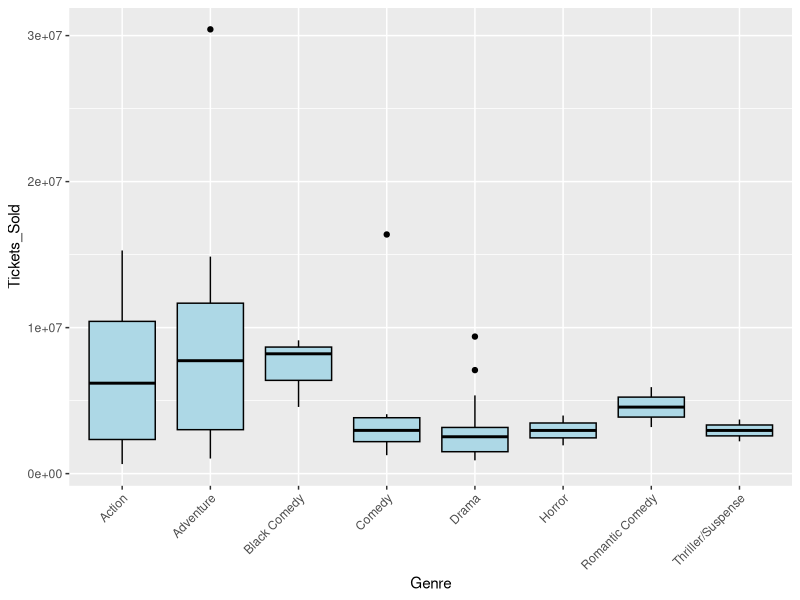
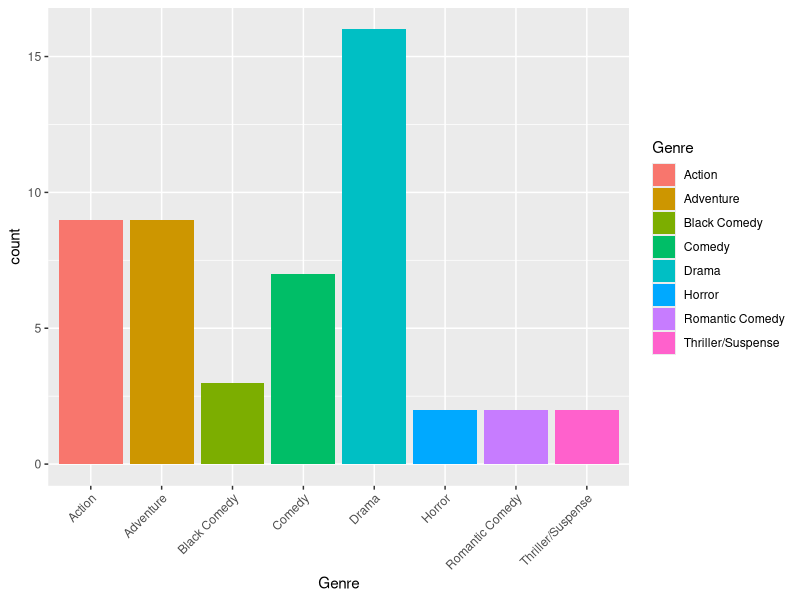
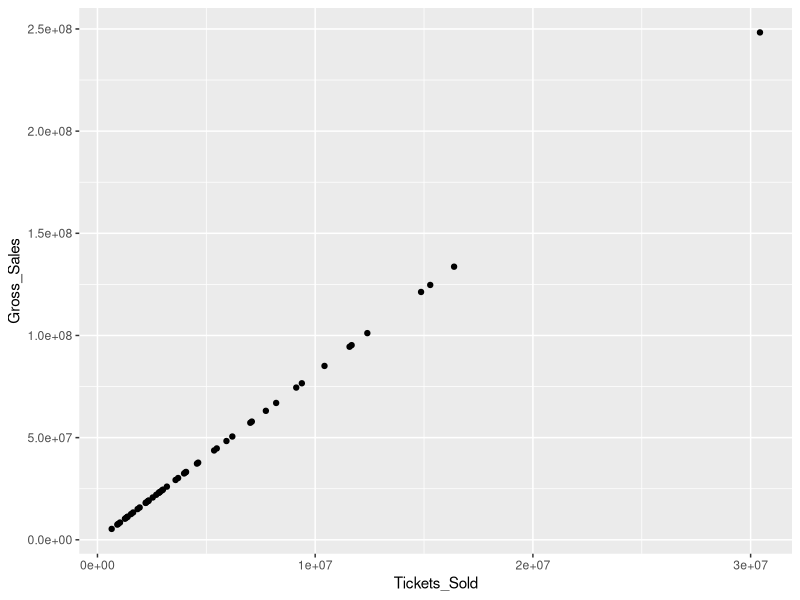

These charts were generated, in order, by the following R code:
library(dplyr)
library(ggplot2)
library(gridExtra)

# EXERCISE 1
# Part 1
# Question 1a
movies <- read.csv("datasets_exam/movies.csv")

# Question 1b
head(movies)

# Question 1c
colnames(movies)

# Question 1d
dim(movies)
nrow(movies)
ncol(movies)

# Part 2
# Question 2a
scat_ticket_gross <- movies %>% ggplot(aes(x = Tickets_Sold, y = Gross_Sales)) +
        geom_point() # proportional relationship since tickets bring money

# Question 2b
corr_scatter <- cor(movies$Tickets_Sold, movies$Gross_Sales) # expected since tickets bring money

# Part 3
# Question 3a
boxplot_all <- movies %>% ggplot(aes(x = Genre, y = Tickets_Sold)) +
        geom_boxplot(size = .5, color = "black", fill = "lightblue") +
        scale_x_discrete(guide = guide_axis(angle = 45))

# Question 3b
hist_genre <- movies %>% ggplot(aes(x = Genre, fill = Genre)) +
        geom_bar() +
        scale_x_discrete(guide = guide_axis(angle = 45)) +
        NULL

# Question 3c & Question 3d

nbins <- 25
hist_ticket_sales <- function(nbins) {
        movies %>% ggplot(aes(x = Tickets_Sold, fill = ..x..)) +
                geom_histogram(aes(y = ..count..), bins = nbins, color = "#555555") + # make slider for bins
                scale_fill_gradient2(low = "red", mid = "red", high = "green", midpoint = -.2 * 10^7, name = "Tickets sold") +
                stat_bin(aes(y = ..count.., label = ifelse(..count.. == 0, "", ..count..)), # display only nonzero bins
                        geom = "text", hjust = .6, vjust = -1, bins = nbins
                ) +
                scale_y_continuous(name = "Count")
}

# Question 3e --> waiting for answer from Silvia BOTTINI
# movies %>% ggplot(aes(x=Genre, y=Tickets_Sold)) +
# NULL

# Exercise 4
# Question 4a - average number of tickets sold
av_ticket_genre <- function() {
        return(movies %>%
                group_by(Genre) %>%
                summarise(average_tickets_sold = mean(Tickets_Sold, na.rm = TRUE)))
}
av_ticket_genre()

# Question 4b - average gross sales
av_sales_genre <- function() {
        return(movies %>%
                group_by(Genre) %>%
                summarise(average_gross_sales = mean(Gross_Sales, na.rm = TRUE)))
}
av_sales_genre()

# Exercise 5
av_ticket_distr <- function() {
        return(movies %>%
                group_by(Distributor) %>%
                summarise(average_tickets_sold = mean(Tickets_Sold, na.rm = TRUE)))
}
av_ticket_distr()

av_sales_distr <- function() {
        return(movies %>%
                group_by(Distributor) %>%
                summarise(average_gross_sales = mean(Gross_Sales, na.rm = TRUE)))
}
av_sales_distr()

av_ticket_both <- function() {
        return(movies %>%
                group_by(Genre, Distributor) %>%
                summarise(average_tickets_sold = mean(Tickets_Sold, na.rm = TRUE)))
}
av_ticket_both()

av_sales_both <- function() {
        return(movies %>%
                group_by(Genre, Distributor) %>%
                summarise(average_gross_sales = mean(Gross_Sales, na.rm = TRUE)))
}
av_sales_both()

av_ticket <- function(by_genre, by_distr) {
        if (by_genre & by_distr) {
                return(av_ticket_both())
        } else if (by_genre) {
                return(av_ticket_genre())
        } else if (by_distr) {
                return(av_ticket_distr())
        } else {
                print("Nothing is computed.")
        }
}
av_ticket(by_genre = TRUE, by_distr = TRUE)
av_ticket(by_genre = FALSE, by_distr = TRUE)
av_ticket(by_genre = TRUE, by_distr = FALSE)
av_ticket(by_genre = FALSE, by_distr = FALSE)

av_sales <- function(by_genre, by_distr) {
        if (by_genre & by_distr) {
                return(av_sales_both())
        } else if (by_genre) {
                return(av_sales_genre())
        } else if (by_distr) {
                return(av_sales_distr())
        } else {
                print("Nothing is computed.")
        }
}
av_sales(by_genre = TRUE, by_distr = TRUE)
av_sales(by_genre = FALSE, by_distr = TRUE)
av_sales(by_genre = TRUE, by_distr = FALSE)
av_sales(by_genre = FALSE, by_distr = FALSE)

av_metric <- function(by_genre, by_distr, metric) {
        if (metric == "ticket") {
                av_ticket(by_genre = by_genre, by_distr = by_distr)
        } else if (metric == "sales") {
                av_sales(by_genre = by_genre, by_distr = by_distr)
        } else {
                print("Unknown metric")
        }
}
# test `ticket` metric
av_metric(by_genre = TRUE, by_distr = TRUE, metric = "ticket")
av_metric(by_genre = FALSE, by_distr = TRUE, metric = "ticket")
av_metric(by_genre = TRUE, by_distr = FALSE, metric = "ticket")
av_metric(by_genre = FALSE, by_distr = FALSE, metric = "ticket")

# test `sales` metric
av_metric(by_genre = TRUE, by_distr = TRUE, metric = "sales")
av_metric(by_genre = FALSE, by_distr = TRUE, metric = "sales")
av_metric(by_genre = TRUE, by_distr = FALSE, metric = "sales")
av_metric(by_genre = FALSE, by_distr = FALSE, metric = "sales")

# test `NONSENSE` metric
av_metric(by_genre = TRUE, by_distr = TRUE, metric = "NONSENSE")
av_metric(by_genre = FALSE, by_distr = TRUE, metric = "NONSENSE")
av_metric(by_genre = TRUE, by_distr = FALSE, metric = "NONSENSE")
av_metric(by_genre = FALSE, by_distr = FALSE, metric = "NONSENSE")
